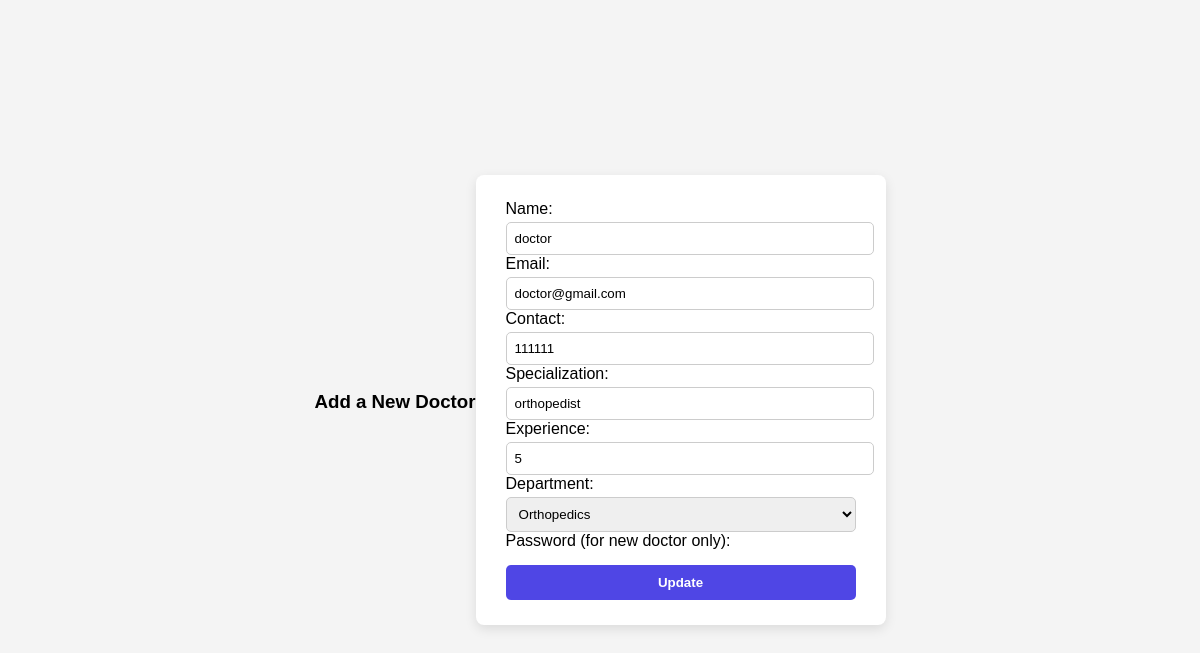
The page /edit-doctor/2 on the database its author committed.
### models.py (models this page shows)
class User(db.Model):
    id = db.Column(db.Integer, primary_key=True, nullable=True)
    name = db.Column(db.String(50), nullable=True)
    email = db.Column(db.String(150), nullable=True)
    password = db.Column(db.String(150), nullable=True)
    role = db.Column(db.String(10), nullable=False)
    contact = db.Column(db.String(100), nullable=True)
    gender = db.Column(db.String(10), nullable=True)
    specialization = db.Column(db.String(100), nullable=True)   # Only filled for doctors
    experience = db.Column(db.Integer, nullable=True)           # Only filled for doctors
    department_id = db.Column(db.Integer, db.ForeignKey('department.id'), nullable=True)
    dob = db.Column(db.Date, nullable=True)
    medical_history = db.Column(db.Text, nullable=True)
    blacklisted = db.Column(db.Boolean, default=False)
    appointments_as_patient = db.relationship(
        'Appointment',
        backref='patient',
        lazy=True,
        foreign_keys='Appointment.patient_id'
    )
    appointments_as_doctor = db.relationship(
        'Appointment',
        backref='doctor',
        lazy=True,
        foreign_keys='Appointment.doctor_id'
    )

class Department(db.Model):
    id = db.Column(db.Integer, primary_key=True)
    name = db.Column(db.String(100), unique=True, nullable=False)
    description = db.Column(db.String(200))
    doctors = db.relationship('User', backref='department', lazy=True)

### app.py (the view, shortened to what this page needs)
@app.route('/edit-doctor/<int:doctor_id>', methods=['GET', 'POST'])
def edit_doctor(doctor_id):
    doctor = User.query.get_or_404(doctor_id)
    departments = Department.query.all()
    return render_template('add_doctor.html',
                           departments=departments,
                           doctor=doctor)

### templates/add_doctor.html (shortened to what this page needs)
<!DOCTYPE html>
<html lang="en">
<head>
    <link rel="stylesheet" href="{{ url_for('static', filename='add_doctor.css') }}">
</head>
<body>
      <h3>Add a New Doctor</h3>
      <form method="post"
        action="{% if doctor %}/edit-doctor/{{ doctor.id }}{% else %}/add_doctor{% endif %}">
        Name:
        <input type="text" name="name" value="{{ doctor.name if doctor else '' }}"><br>
        Email:
        <input type="email" name="email" value="{{ doctor.email if doctor else '' }}"><br>
        Contact:
        <input type="text" name="contact" value="{{ doctor.contact if doctor else '' }}"><br>
        Specialization:
        <input type="text" name="specialization" value="{{ doctor.specialization if doctor else '' }}"><br>
        Experience:
        <input type="number" name="experience" value="{{ doctor.experience if doctor else '' }}"><br>
        Department:
        <select name="department_id">
            {% for dept in departments %}
            <option value="{{ dept.id }}"
                {% if doctor and doctor.department_id == dept.id %}selected{% endif %}>
                {{ dept.name }}
            </option>
            {% endfor %}
        </select><br>
        Password (for new doctor only):
        <button type="submit">
            {% if doctor %}Update{% else %}Create{% endif %}
        </button>
    </form>
</body>
</html>

### static/add_doctor.css (style rules this page uses)
body { margin: 0; padding: 0; font-family: Arial, sans-serif; background: #f4f4f4; display: flex; justify-content: center; align-items: center; height: 100vh; }
form { background: white; padding: 25px 30px; border-radius: 8px; width: 350px; box-shadow: 0 4px 12px rgba(0,0,0,0.1); }
h3 { text-align: center; margin-bottom: 15px; }
input, select { width: 100%; padding: 8px; margin-top: 4px; border: 1px solid #ccc; border-radius: 5px; }
button { width: 100%; margin-top: 15px; padding: 10px; background: #4f46e5; color: white; border: none; border-radius: 5px; font-weight: bold; cursor: pointer; }

### rows shown on the page
User: name "doctor", email "doctor@gmail.com", contact "111111", specialization "orthopedist", experience "5", department_id "Orthopedics"
